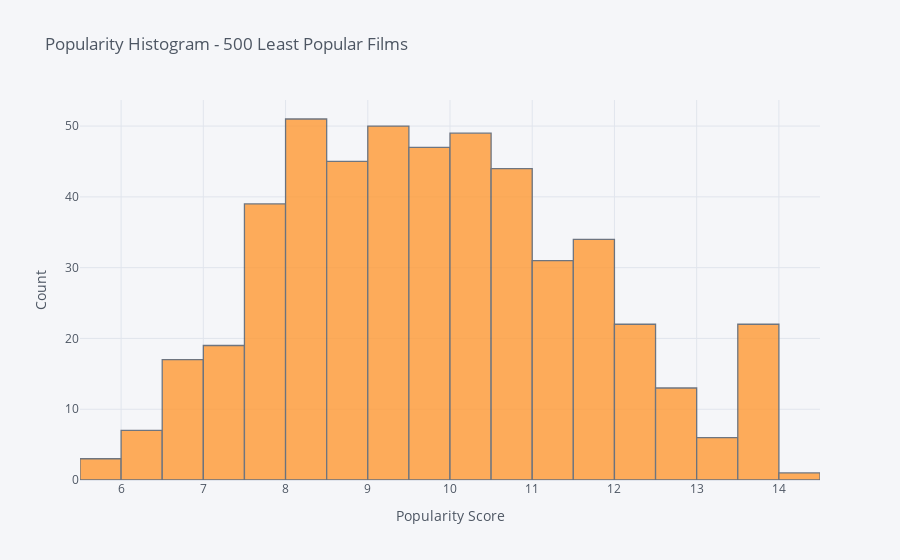

Notebook code cell kept with this figure:
### Code cell
mov_df["popularity"].tail(500).iplot(title="Popularity Histogram - 500 Least Popular Films", xTitle="Popularity Score", yTitle="Count", kind="hist")

### Figure 1 — Plotly figure (JSON) as saved in the notebook; plotly's stock layout.template omitted (floating-point values rounded to 4 significant figures; data arrays with more than 128 entries replaced by an {"elided": "..."} marker saying what was removed)
{"data": [{"histfunc": "count", "histnorm": "", "marker": {"color": "rgba(255, 153, 51, 1.0)", "line": {"color": "#4D5663", "width": 1.3}}, "name": "popularity", "opacity": 0.8, "orientation": "v", "type": "histogram", "x": {"elided": "500 float values"}}], "layout": {"barmode": "overlay", "legend": {"bgcolor": "#F5F6F9", "font": {"color": "#4D5663"}}, "paper_bgcolor": "#F5F6F9", "plot_bgcolor": "#F5F6F9", "title": {"font": {"color": "#4D5663"}, "text": "Popularity Histogram - 500 Least Popular Films"}, "xaxis": {"gridcolor": "#E1E5ED", "showgrid": true, "tickfont": {"color": "#4D5663"}, "title": {"font": {"color": "#4D5663"}, "text": "Popularity Score"}, "zerolinecolor": "#E1E5ED"}, "yaxis": {"gridcolor": "#E1E5ED", "showgrid": true, "tickfont": {"color": "#4D5663"}, "title": {"font": {"color": "#4D5663"}, "text": "Count"}, "zerolinecolor": "#E1E5ED"}}}
